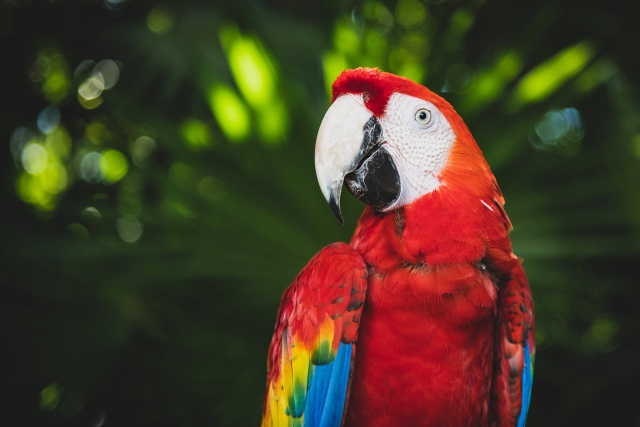
#> input picture ExampleImages/Macaw.jpeg, 1280 x 853 px (shown at 1/2 size)
$ python -i simplify_image.py   (imports and definitions only)
#> lines starting #> are read from the running program, lines starting #| are printed output that depends on the picture
import cv2 as cv
import numpy as np

from .config import default_config

# [27 lines left out: function _choose_closest_colors, not called in this run]

def _kmeans_simplify_image(image, num_colors):
    Z = image.reshape((-1,3))

    # convert to np.float32
    Z = np.float32(Z)

    # define criteria, number of clusters(K) and apply kmeans()
    criteria = (cv.TERM_CRITERIA_EPS + cv.TERM_CRITERIA_MAX_ITER, 10, 1.0)
    K = num_colors
    ret,label,center=cv.kmeans(Z,K,None,criteria,10,cv.KMEANS_RANDOM_CENTERS)

    # Now convert back into uint8, and make original image
    center = np.uint8(center)
    res = center[label.flatten()]
    res = res.reshape((image.shape))

    simplified_image = res
    indices_color_choices = label.reshape((image.shape[:2])) + 1
    color_list = center

    return simplified_image, indices_color_choices, color_list

def _denoise_image(image, h, denoise_type, blur_size = None):
    if denoise_type == "fastNlMeansDenoisingColored":
        denoised_image = cv.fastNlMeansDenoisingColored(
            src = image.astype(np.uint8),
            dst = None,
            h = h,
            hColor = h,
            templateWindowSize = 7,
            searchWindowSize = 21
        )
    elif denoise_type == "gaussianBlur":
        kernel = (blur_size, blur_size)
        denoised_image = cv.GaussianBlur(image, kernel, 0)

    elif denoise_type == "blur":
        kernel = (blur_size, blur_size)
        denoised_image = cv.blur(image, kernel)

    return denoised_image

# [15 lines left out: function downsample_image, not called in this run]

def simplify_image(image,
                   color_list = None,
                   num_colors = None,
                   config = default_config,
                   ):
    """
    Converts all colors in an image to the closest color in the color list.
    Denoises if required.

    Args:
      image: Image in the RGB color space as a 3D array.
      color_list: A list of tuples representing RGB values of allowed colors.

    Returns:
      A copy of the image with all colors replaced with the closest color in the list.
    """
    if config["denoise"] and (config["denoise_order"] == "before_simplify"):
        image = _denoise_image(
            image=image,
            h = config["denoise_h"],
            denoise_type = config["denoise_type"],
            blur_size = config["blur_size"],
            )

    if color_list is None:
        # Use kmeans to simplify the image to the specified number of colors.
        simplified_image, indices_color_choices, color_list = _kmeans_simplify_image(image, num_colors)

    else:
        if config["apply_kmeans"]:
            image, indices_color_choices, color_list_kmeans = _kmeans_simplify_image(image, len(color_list))
        simplified_image, indices_color_choices = _choose_closest_colors(image, color_list)


    if config["denoise"] and (config["denoise_order"] == "after_simplify"):
        # Denoising after simplifying image as denoising original image need not reduce the
        # number of colors islands and also removed some key features from the original image.
        simplified_image = _denoise_image(
            simplified_image,
            h = config["denoise_h"],
            denoise_type = config["denoise_type"],
            blur_size = config["blur_size"],
            )

        # Simplying image again as denoising may have introduced new colors.
        simplified_image, indices_color_choices = _choose_closest_colors(
            simplified_image,
            color_list
            )

    return simplified_image, indices_color_choices, color_list

>>> import cv2
>>> picture = cv2.imread('../ExampleImages/Macaw.jpeg', cv2.IMREAD_GRAYSCALE)
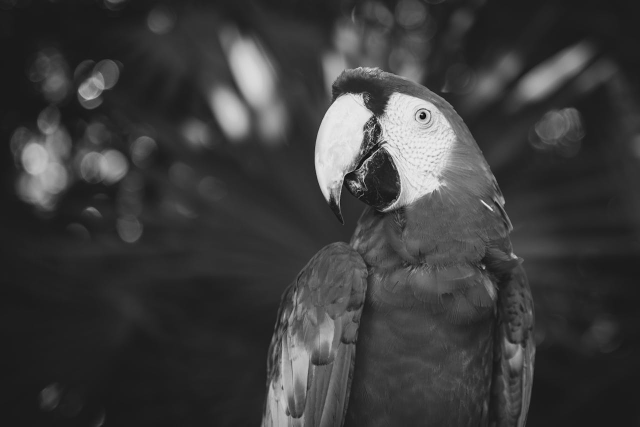
#> picture: shape (853, 1280) (shown at 1/2 size); min 0, max 249, mean 60.1
>>> result = simplify_image(picture)
#> in _denoise_image, `denoised_image = cv.GaussianBlur(image, kernel, 0)`:
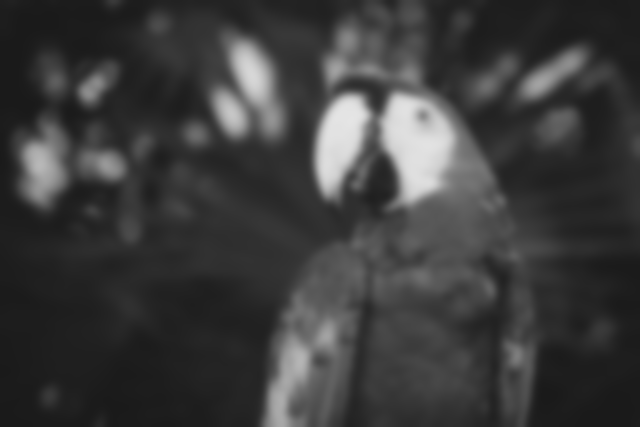
#> denoised_image: shape (853, 1280) (shown at 1/2 size); min 26, max 229, mean 60.1
#> (the run stopped early here; a loop or call above may not have finished)
